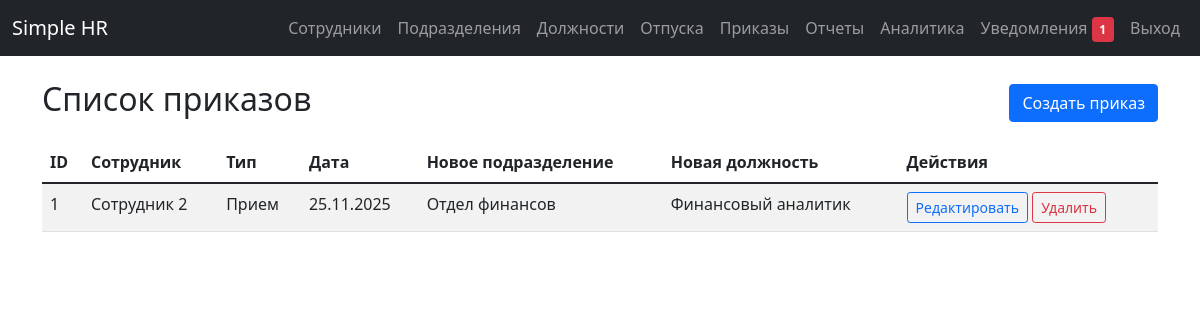
The page /orders/ (signed in) on the database its author committed.
### app/models.py (models this page shows)
class Order(db.Model):
    id = db.Column(db.Integer, primary_key=True)
    employee_id = db.Column(db.Integer, db.ForeignKey('employee.id'), nullable=False, index=True)
    type = db.Column(db.String(20), nullable=False, index=True)  # hire, transfer, dismissal
    date_issued = db.Column(db.Date, nullable=False, index=True)
    new_department_id = db.Column(db.Integer, db.ForeignKey('department.id'), nullable=True)
    new_position_id = db.Column(db.Integer, db.ForeignKey('position.id'), nullable=True)
    employee = db.relationship('Employee', backref=db.backref('orders', lazy=True))
    new_department = db.relationship('Department', foreign_keys=[new_department_id])
    new_position = db.relationship('Position', foreign_keys=[new_position_id])
    __table_args__ = (
        db.Index('idx_order_employee_type', 'employee_id', 'type'),
        db.Index('idx_order_date_type', 'date_issued', 'type'),
    )

class Employee(db.Model):
    id = db.Column(db.Integer, primary_key=True)
    full_name = db.Column(db.String(150), nullable=False, index=True)
    email = db.Column(db.String(120), unique=True, nullable=False, index=True)
    employee_id = db.Column(db.String(50), unique=True, nullable=False, index=True)  # табельный номер
    hire_date = db.Column(db.Date, nullable=False, index=True)
    status = db.Column(db.String(20), default='active', index=True)  # active, dismissed
    department_id = db.Column(db.Integer, db.ForeignKey('department.id'), nullable=False, index=True)
    position_id = db.Column(db.Integer, db.ForeignKey('position.id'), nullable=False, index=True)
    __table_args__ = (
        db.Index('idx_employee_status_department', 'status', 'department_id'),
        db.Index('idx_employee_hire_date_status', 'hire_date', 'status'),
    )

class Department(db.Model):
    id = db.Column(db.Integer, primary_key=True)
    name = db.Column(db.String(100), unique=True, nullable=False, index=True)
    employees = db.relationship('Employee', backref='department', lazy=True)

class Position(db.Model):
    id = db.Column(db.Integer, primary_key=True)
    title = db.Column(db.String(100), unique=True, nullable=False, index=True)
    employees = db.relationship('Employee', backref='position', lazy=True)

### app/routes/orders.py (the view)
@bp.route('/')
@login_required
def list_orders():
    orders = Order.query.all()
    return render_template('orders/list.html', orders=orders)

### app/templates/orders/list.html (shortened to what this page needs)
{% extends "base.html" %}
{% block content %}
<div class="d-flex justify-content-between align-items-center mb-3">
    <h2>Список приказов</h2>
    <a href="{{ url_for('orders.create_order') }}" class="btn btn-primary">Создать приказ</a>
</div>
<table class="table table-striped">
    <thead>
        <tr>
            <th>ID</th>
            <th>Сотрудник</th>
            <th>Тип</th>
            <th>Дата</th>
            <th>Новое подразделение</th>
            <th>Новая должность</th>
            <th>Действия</th>
        </tr>
    </thead>
    <tbody>
        {% for order in orders %}
        <tr>
            <td>{{ order.id }}</td>
            <td>{{ order.employee.full_name if order.employee else 'Неизвестный сотрудник' }}</td>
            <td>
                {% if order.type == 'hire' %}Прием
                {% elif order.type == 'transfer' %}Перевод
                {% elif order.type == 'dismissal' %}Увольнение
                {% endif %}
            </td>
            <td>{{ order.date_issued.strftime('%d.%m.%Y') }}</td>
            <td>{{ order.new_department.name if order.new_department else '-' }}</td>
            <td>
                {{ order.new_position.title if order.new_position else '-' }}
            </td>
            <td>
                <a href="{{ url_for('orders.edit_order', id=order.id) }}" class="btn btn-sm btn-outline-primary">Редактировать</a>
                <form method="POST" action="{{ url_for('orders.delete_order', id=order.id) }}" class="d-inline">
                    <button type="submit" class="btn btn-sm btn-outline-danger" onclick="return confirm('Вы уверены?')">Удалить</button>
                </form>
            </td>
        </tr>
        {% endfor %}
    </tbody>
</table>
{% endblock %}

### rows shown on the page
Order: id "1", employee "Сотрудник 2", type "Прием", date_issued "25.11.2025", new_department "Отдел финансов", new_position "Финансовый аналитик"
